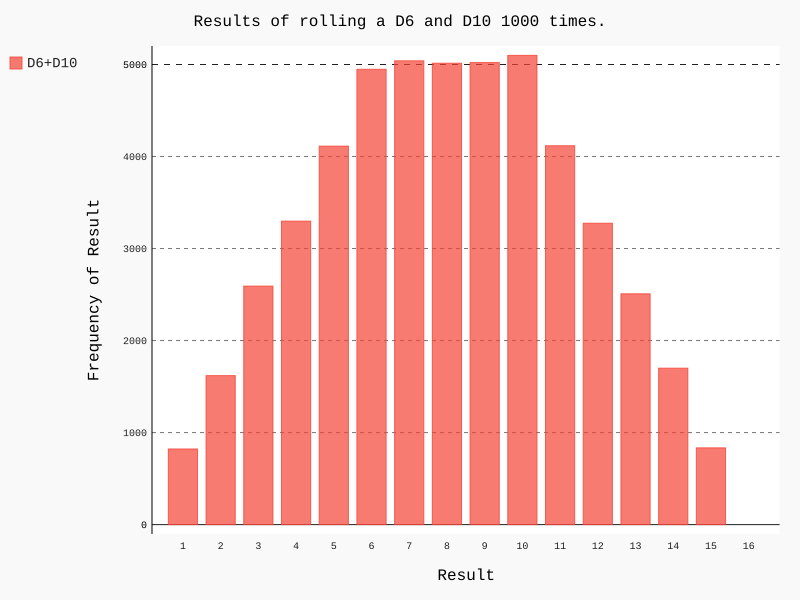

Recreate this plot in Python.
import pygal 
from die import Die

die_1 = Die()
die_2 = Die(10)

results = []

for roll_num in range(50000):
    result = die_1.roll() + die_2.roll()
    results.append(result)

frequencies = []
max_result = die_1.num_sides + die_2.num_sides 
for value in range(2, max_result+1):
    frequency = results.count(value)
    frequencies.append(frequency)

hist = pygal.Bar()

hist.title = "Results of rolling a D6 and D10 1000 times."
hist.x_labels = ['1','2','3','4','5','6','7','8','9','10','11','12','13','14','15','16']
hist.x_title = "Result"
hist.y_title = "Frequency of Result"

hist.add('D6+D10', frequencies)
hist.render_to_file('die_visual.svg')
